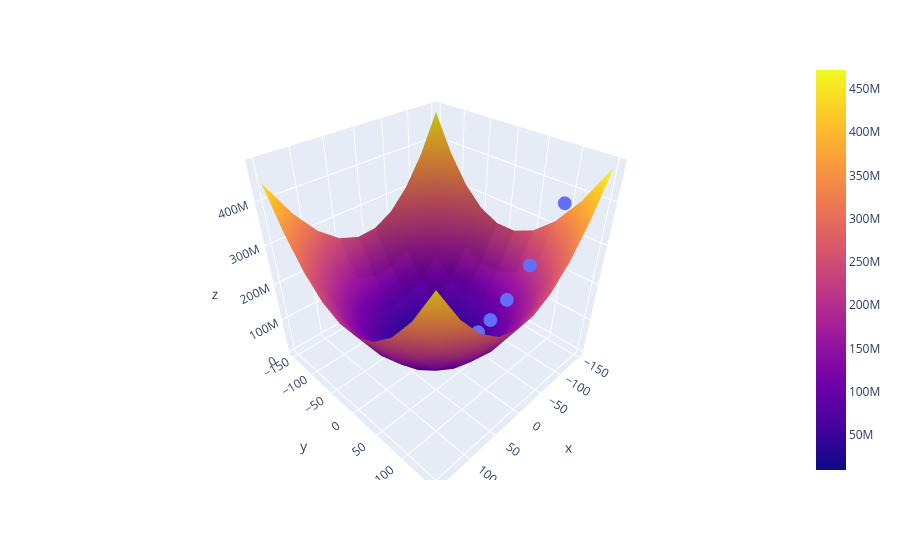

The notebook cell saved with this chart:
### Code cell
import plotly.express as px
import plotly.graph_objects as go

fig = px.scatter_3d(x=np.array(all_m).ravel(), y=np.array(all_b).ravel(), z=np.array(all_cost).ravel()*100)

fig.add_trace(go.Surface(x = m_arr, y = b_arr, z =z_arr*100 ))

fig.show()

fig.write_html("cost_function2.html")
